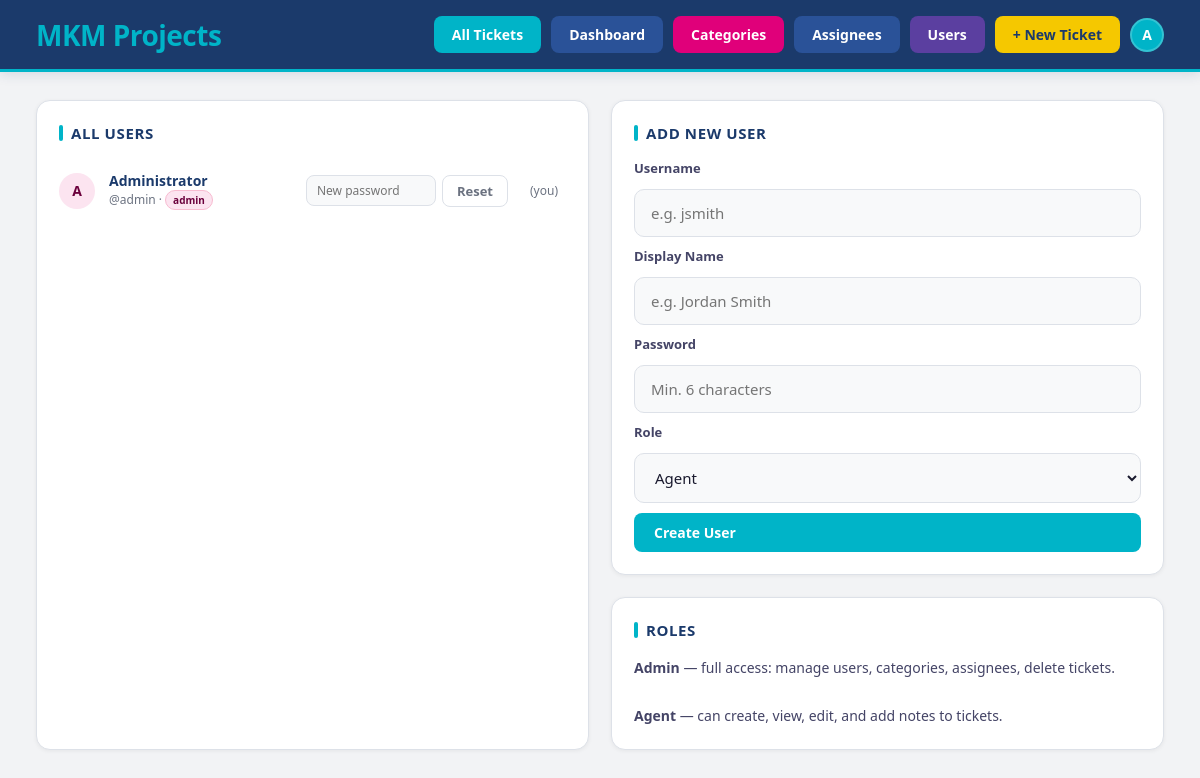
The app's page /users (signed in) with its own data.
### tables this page shows
CREATE TABLE users (
    id            INTEGER PRIMARY KEY AUTOINCREMENT,
    username      TEXT NOT NULL UNIQUE,
    password_hash TEXT NOT NULL,
    display_name  TEXT,
    role          TEXT NOT NULL DEFAULT 'agent',
    created_at    TEXT NOT NULL DEFAULT (datetime('now'))
);

### app.py (the view)
@app.route("/users")
@admin_required
def manage_users():
    db    = get_db()
    users = db.execute("SELECT id, username, display_name, role, created_at FROM users ORDER BY username").fetchall()
    return render_template("users.html", users=users)

### app.py (called while the page is built)
def get_db():
    if "db" not in g:
        g.db = sqlite3.connect(DB_PATH)
        g.db.row_factory = sqlite3.Row
    return g.db

@login_manager.user_loader
def load_user(user_id):
    db  = get_db()
    row = db.execute("SELECT * FROM users WHERE id = ?", (user_id,)).fetchone()
    if row is None:
        return None
    return User(row["id"], row["username"], row["display_name"], row["role"])

def admin_required(f):
    @wraps(f)
    @login_required
    def decorated(*args, **kwargs):
        if current_user.role != "admin":
            flash("Admin access required.", "danger")
            return redirect(url_for("index"))
        return f(*args, **kwargs)
    return decorated

### templates/users.html (shortened to what this page needs)
{% extends "base.html" %}
{% block content %}
<div class="two-column">
  <div class="panel">
    <h2>All Users</h2>
    {% for u in users %}
    <div class="cat-row">
      <div style="width:36px;height:36px;border-radius:50%;background:{% if u.role=='admin' %}var(--magenta-light){% else %}var(--cyan-light){% endif %};display:flex;align-items:center;justify-content:center;font-weight:800;font-size:14px;color:{% if u.role=='admin' %}var(--magenta-text){% else %}var(--cyan-text){% endif %};flex-shrink:0">
        {{ u['display_name'][0].upper() }}
      </div>
      <div style="flex:1">
        <div style="font-weight:700;font-size:14px;color:var(--navy)">{{ u['display_name'] }}</div>
        <div style="font-size:12px;color:var(--text-dim)">
          @{{ u['username'] }} ·
          <span class="badge {% if u.role=='admin' %}badge-high{% else %}badge-open{% endif %}" style="font-size:10px;padding:2px 7px">{{ u['role'] }}</span>
        </div>
      </div>
      <form method="POST" action="{{ url_for('change_password', user_id=u['id']) }}" style="display:flex;gap:6px;align-items:center">
        <input type="password" name="password" placeholder="New password" style="width:130px;padding:6px 10px;font-size:12px">
        <button type="submit" class="btn btn-ghost btn-sm">Reset</button>
      </form>
      {% if u['id'] != current_user.id %}
      <form method="POST" action="{{ url_for('delete_user', user_id=u['id']) }}"
            onsubmit="return confirm('Delete this user?')">
        <button type="submit" class="btn btn-danger btn-sm">Delete</button>
      </form>
      {% else %}
      <span style="font-size:12px;color:var(--text-dim);padding:0 8px">(you)</span>
      {% endif %}
    </div>
    {% endfor %}
  </div>
  <div>
    <div class="panel">
      <h2>Add New User</h2>
      <form method="POST" action="{{ url_for('new_user') }}" class="stack-form form-lg">
        <div class="form-group">
          <label>Username</label>
          <input type="text" name="username" placeholder="e.g. jsmith" required>
        </div>
        <div class="form-group">
          <label>Display Name</label>
          <input type="text" name="display_name" placeholder="e.g. Jordan Smith">
        </div>
        <div class="form-group">
          <label>Password</label>
          <input type="password" name="password" placeholder="Min. 6 characters" required>
        </div>
        <div class="form-group">
          <label>Role</label>
          <select name="role">
            <option value="agent">Agent</option>
          </select>
        </div>
        <button type="submit">Create User</button>
      </form>
    </div>
    <div class="panel" style="margin-top:0">
      <h2>Roles</h2>
      <p style="font-size:14px;color:var(--text-mid);line-height:1.7">
        <strong>Admin</strong> — full access: manage users, categories, assignees, delete tickets.<br><br>
        <strong>Agent</strong> — can create, view, edit, and add notes to tickets.
      </p>
    </div>
  </div>
</div>
{% endblock %}

### templates/base.html (shortened to what this page needs)
<!DOCTYPE html>
<html lang="en">
<head>
  <link rel="stylesheet" href="{{ url_for('static', filename='style.css') }}">
</head>
<body>
  <nav class="navbar">
    <div class="navbar-brand">
      <h1><span class="mkm-m1">M</span><span class="mkm-k">K</span><span class="mkm-m2">M</span> <span class="mkm-projects">Projects</span></h1>
    </div>
    <div class="nav-links">
      <a href="{{ url_for('index') }}"      class="nav-link">All Tickets</a>
      <a href="{{ url_for('dashboard') }}"  class="nav-link navy">Dashboard</a>
      <a href="{{ url_for('categories') }}" class="nav-link magenta">Categories</a>
      <a href="{{ url_for('assignees') }}"  class="nav-link" style="background:var(--navy-light)">Assignees</a>
      {% if current_user.role == 'admin' %}
      <a href="{{ url_for('manage_users') }}" class="nav-link" style="background:#5b3fa0">Users</a>
      {% endif %}
      <a href="{{ url_for('new_ticket') }}"  class="nav-link" style="background:var(--yellow);color:var(--navy)">+ New Ticket</a>
      <div class="user-menu">
        <div class="user-avatar">{{ current_user.display_name[0].upper() }}</div>
      </div>
    </div>
  </nav>
  <main class="container">
    {% block content %}{% endblock %}
  </main>
</body>
</html>

### static/style.css (style rules this page uses)
* { box-sizing: border-box; margin: 0; padding: 0; }
:root { --navy: #1B3A6B; --navy-light: #2a5298; --navy-dim: #122a52; --cyan: #00B4C8; --cyan-dim: #007A8A; --cyan-light: #E0F7FA; --cyan-text: #004E5A; --magenta: #E0007A; --magenta-dim: #9A0055; --magenta-light: #FCE4F0; --magenta-text: #6B003C; --yellow: #F5C800; --yellow-dim: #B89200; --yellow-light: #FFFBE0; --yellow-text: #7A6000; --bg: #F2F3F5; --bg2: #e8eaed; --surface: #ffffff; --surface2: #f8f9fa; --border: #dde1e8; --text: #1a1a2e; --text-mid: #444466; --text-dim: #6b7280; --white: #ffffff; }
body { font-family: 'Segoe UI', Arial, sans-serif; background: var(--bg); color: var(--text); min-height: 100vh; }
.navbar { background: var(--navy); border-bottom: 3px solid var(--cyan); padding: 16px 36px; display: flex; justify-content: space-between; align-items: center; position: sticky; top: 0; z-index: 100; box-shadow: 0 2px 12px rgba(27,58,107,0.15); }
.navbar-brand h1 { font-size: 20px; font-weight: 800; color: var(--white); letter-spacing: -0.3px; }
.navbar-brand h1 span { color: var(--cyan); }
.nav-links { display: flex; gap: 10px; align-items: center; }
.nav-link { background: var(--cyan); color: white; text-decoration: none; padding: 9px 18px; border-radius: 8px; font-weight: 700; font-size: 14px; transition: background 0.2s; display: inline-flex; align-items: center; gap: 6px; }
.nav-link.navy { background: var(--navy-light); }
.nav-link.magenta { background: var(--magenta); }
.container { padding: 28px 36px; max-width: 1400px; margin: 0 auto; }
.panel { background: var(--surface); border: 1px solid var(--border); border-radius: 14px; padding: 22px; margin-bottom: 22px; box-shadow: 0 1px 4px rgba(0,0,0,0.06); }
.panel h2 { font-size: 15px; font-weight: 800; color: var(--navy); text-transform: uppercase; letter-spacing: 0.6px; margin-bottom: 16px; display: flex; align-items: center; gap: 8px; }
.panel h2::before { content: ''; display: inline-block; width: 4px; height: 16px; background: var(--cyan); border-radius: 2px; }
input, select, textarea { background: var(--surface2); border: 1px solid var(--border); color: var(--text); padding: 10px 14px; border-radius: 8px; font-size: 14px; outline: none; transition: border-color 0.2s; font-family: 'Segoe UI', Arial, sans-serif; }
label { font-size: 13px; color: var(--text-mid); font-weight: 600; display: block; margin-bottom: 5px; }
button, .btn { background: var(--cyan); color: white; border: none; padding: 10px 20px; border-radius: 8px; font-size: 14px; font-weight: 700; cursor: pointer; text-decoration: none; transition: background 0.2s; display: inline-flex; align-items: center; gap: 6px; font-family: 'Segoe UI', Arial, sans-serif; }
.btn-ghost { background: transparent; border: 1px solid var(--border); color: var(--text-dim); }
.btn-sm { padding: 6px 14px; font-size: 13px; }
.badge { display: inline-block; padding: 3px 10px; border-radius: 999px; font-size: 12px; font-weight: 700; white-space: nowrap; }
.badge-high { background: var(--magenta-light); color: var(--magenta-text); border: 1px solid #f8bbd0; }
.two-column { display: grid; grid-template-columns: 1fr 1fr; gap: 22px; }
.stack-form { display: flex; flex-direction: column; gap: 10px; }
.form-group { display: flex; flex-direction: column; gap: 5px; }
.cat-row { display: flex; align-items: center; gap: 14px; padding: 12px 0; border-bottom: 1px solid var(--border); }
.cat-row:last-child { border-bottom: none; }
.navbar-brand h1 { font-size: 28px; font-weight: 900; letter-spacing: -0.5px; line-height: 1; }
.mkm-m1 { color: var(--cyan); }
.mkm-k { color: var(--magenta); }
.mkm-m2 { color: var(--yellow); }
.mkm-projects { color: var(--white); }
.form-lg input, .form-lg select, .form-lg textarea { padding: 13px 16px; font-size: 15px; border-radius: 10px; }
.form-lg label { font-size: 13px; margin-bottom: 7px; }
.user-menu { position: relative; display: inline-flex; align-items: center; }
.user-avatar { width: 34px; height: 34px; border-radius: 50%; background: var(--cyan); color: var(--white); font-weight: 800; font-size: 14px; display: flex; align-items: center; justify-content: center; cursor: pointer; flex-shrink: 0; border: 2px solid rgba(255,255,255,0.2); transition: border-color 0.15s; }

### records on screen
users: display_name "A", display_name "Administrator", username "admin", role "admin", shows "(you)"
